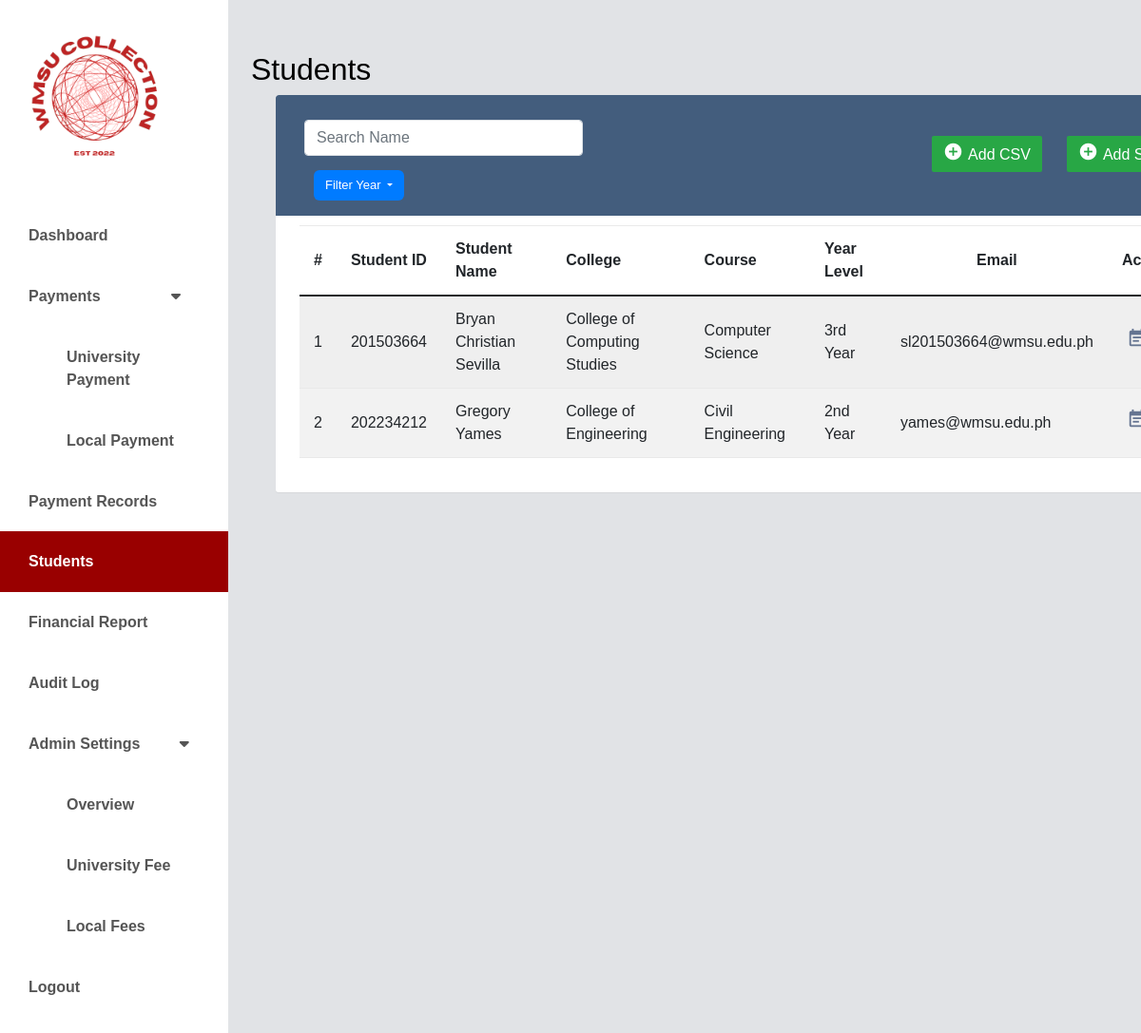
Page /students/teststudent.php (signed in) on the committed database.
### tables this page shows
CREATE TABLE `students` (
  `id` int(11) NOT NULL,
  `first_name` varchar(50) NOT NULL,
  `last_name` varchar(50) NOT NULL,
  `student_email` varchar(50) NOT NULL,
  `year_level` varchar(20) NOT NULL,
  `college_id` int(11) NOT NULL,
  `program_id` int(11) NOT NULL,
  `payment_status` varchar(10) DEFAULT NULL,
  `outstanding_balance` int(11) NOT NULL DEFAULT 0,
  `academic_year_id` int(11) DEFAULT NULL
);

CREATE TABLE `colleges` (
  `id` int(11) NOT NULL,
  `college_name` varchar(50) NOT NULL,
  `college_code` varchar(8) DEFAULT NULL
);

CREATE TABLE `programs` (
  `id` int(11) NOT NULL,
  `program_name` varchar(50) NOT NULL,
  `college_id` int(11) NOT NULL
);

### classes/student.class.php (called while the page is built, shortened)
<?php
require_once 'database.class.php';
class Student {
    protected $db;
    function __construct() {
        $this->db = new Database();
    }
    function showAllDetails() {
        $sql = "SELECT s.id, s.first_name, s.last_name, s.student_email, s.year_level, s.payment_status, s.outstanding_balance, c.college_name, p.program_name
                FROM students s
                JOIN colleges c ON s.college_id = c.id
                JOIN programs p ON s.program_id = p.id";
        $stmt = $this->db->connect()->prepare($sql);
        $stmt->execute();
        return $stmt->fetchAll(PDO::FETCH_ASSOC);
    }
}
?>

### classes/database.class.php (called while the page is built)
<?php
class Database {
    private $host = 'localhost';
    private $username = 'root';
    private $password = '';
    private $database = 'wmsu';
    protected $connection;
    public function connect() {
        try {
            $dsn = "mysql:host=$this->host;dbname=$this->database;charset=utf8mb4";
            $options = [
                PDO::ATTR_ERRMODE => PDO::ERRMODE_EXCEPTION,
                PDO::ATTR_DEFAULT_FETCH_MODE => PDO::FETCH_ASSOC,
                PDO::ATTR_EMULATE_PREPARES => false,
            ];
            $this->connection = new PDO($dsn, $this->username, $this->password, $options);
        } catch (PDOException $e) {
            echo "Connection error: " . $e->getMessage();
            die();
        }
        return $this->connection;
    }
}
?>

### students/teststudent.php (the view, shortened to what this page needs)
<?php
require_once '../classes/student.class.php';
?>
<!doctype html>
<html lang="en" class="no-js">
  <html>
    <head>
    <link href="https://cdn.jsdelivr.net/npm/bootstrap@5.0.0-beta3/dist/css/bootstrap.min.css" rel="stylesheet" />
    <link rel="stylesheet" href="https://cdnjs.cloudflare.com/ajax/libs/font-awesome/5.15.3/css/all.min.css" />
	<link rel="stylesheet" href="https://stackpath.bootstrapcdn.com/bootstrap/4.5.0/css/bootstrap.min.css">
	<link rel="stylesheet" href="https://maxcdn.bootstrapcdn.com/font-awesome/4.7.0/css/font-awesome.min.css">
    <link rel="stylesheet" href="../css/students.css" />
    <link rel="stylesheet" href="../css/dashboard.css" />
    </head>
	<body>
    <div class="d-flex" id="wrapper">
		<div class="bg-white" id="sidebar-wrapper">
            <img src="../images/logo.jpg" width ="200" alt="CCS COLLECTION FEE">
            <div class="list-group list-group-flush my-3">
                <a href="../admin/dashboard-user.php" class="list-group-item list-group-item-action bg-hover first-text fw-bold ">Dashboard</a>
                <button class="list-group-item list-group-item-action bg-hover second-text dropdown-btn fw-bold">Payments</a>
                <i class="fa fa-caret-down" style = "margin-left:70px;"></i>
                </button>
                <div class="dropdown-container">
                  <?php
                  if($_SESSION['role'] == 'officer'){?>
                    <a href="../payment/universitypayment.php" class="list-group-item list-group-item-action bg-hover first-text fw-bold " style="text-decoration:none; padding-left: 70px;">University Payment</a>
                    <?php } ?>
                    <a href="../payment-local/localpayment.php" class="list-group-item list-group-item-action bg-hover first-text fw-bold " style="text-decoration:none; padding-left: 70px;">Local Payment</a>
                </div>
                <a href="../payment-records/payment-records.php" class="list-group-item list-group-item-action bg-hover first-text fw-bold">Payment Records</a>
                <a href="../students/students.php" class="list-group-item list-group-item-action bg-hover first-text fw-bold active">Students</a>
                <a href="../financial-report-user/financial-report-user.php" class="list-group-item list-group-item-action bg-hover first-text fw-bold">Financial Report</a>
                <a href="../audit-log-user/audit-log-user.php" class="list-group-item list-group-item-action bg-hover first-text fw-bold">Audit Log</a>
                <button class="list-group-item list-group-item-action bg-hover second-text dropdown-btn fw-bold">Admin Settings
                <i class="fa fa-caret-down" style="margin-left: 37px;"></i>
                </button>
                <div class="dropdown-container">
                    <a href="../admin-settings-user/admin-settings-user.php" class="list-group-item list-group-item-action bg-hover first-text fw-bold " style="text-decoration:none; padding-left: 70px;">Overview</a>
                    <a href="../user-univ-fee/univer-fee.php" class="list-group-item list-group-item-action bg-hover first-text fw-bold" style="text-decoration:none; padding-left: 70px;">University Fee</a>
                    <a href="../user-local-fee/local-fee.php"class="list-group-item list-group-item-action bg-hover first-text fw-bold"  style="text-decoration:none; padding-left: 70px;">Local Fees</a>
                </div>
                <a href="../public/logout.php" class="list-group-item list-group-item-action bg-hover first-text fw-bold">Logout</a>
            </div>
        </div>
		<div class="table-responsive">
	<div id="page-content-wrapper">
    <nav class="navbar navbar-expand-lg navbar-light bg-active py-4 px-4">
        <div class="d-flex align-items-center">
            <h2 class="fs-2 m-0">Students</h2>
        </div>
    </nav>
	<div class="table-wrapper">
  <div class="table-title">
    <div class="row">
      <div class="col-sm-4">
        <input class="form-control border" type="search" name="search" id="search-input" placeholder="Search Name">
        <button class="btn btn-primary dropdown-toggle" id="sort-by" type="button" data-toggle="dropdown" aria-haspopup="true" aria-expanded="false">Filter Year </button>
      </div>
      <div class="col-sm-8 d-flex justify-content-end">
        <div class="mr-2">
          <a href="#addCSV" class="btn btn-success" id="add-student" data-toggle="modal">
            <i class="material-icons">&#xE147;</i> <span>Add CSV</span>
          </a>
        </div>
        <div class="ml-2">
          <a href="#addStudentModal" class="btn btn-success" id="add-student" data-toggle="modal">
            <i class="material-icons">&#xE147;</i> <span>Add Student</span>
          </a>
        </div>
      </div>
    </div>
  </div>
			<table class="table table-striped table-hover" style="width: 100%;">
				<thead style="text-align: center;">
					<tr>
						<th>#</th>
						<th>Student ID</th>
						<th>Student Name</th>
						<th>College</th>
						<th>Course</th>
						<th>Year Level</th>
						<th style="text-align:center;">Email</th>
            <th>Action</th>
					</tr>
				</thead>
				<tbody style="text-align: center;">
				<?php
					$students = new Student();
					$studentData = $students->showAllDetails();
					$i = 1;
				foreach($studentData as $students) {
        ?>
					<tr>
					<td><?php echo $i; ?></td>
					<td><?php echo $students['id']; ?></td>
						<td><?php echo $students['first_name'], ' ', $students['last_name']; ?></td>
						<td><?php echo $students['college_name']; ?></td>
						<td><?php echo $students['program_name']; ?></td>
						<td><?php echo $students['year_level']; ?></td>
						<td><?php echo $students['student_email']; ?></td>
            <td>  <a href="student-details.php" class="view-schedules">
                    <i class="material-icons" title="View Student Details">event_note</i>
                </a>
        </td>
				</tr>
			<?php $i++; } ?>
					</tbody>
			</table>
		</div>
	</div>
</div>
</div>
</body>
</html>

### css/students.css (style rules this page uses)
:root { --main-bg-color: #009d63; --main-text-color: #009d63; --second-text-color: #bbbec5; --second-bg-color: #c1efde; }
.second-text { color: var(--second-text-color); }
#wrapper { overflow-x: hidden; background-image: linear-gradient( to right, #baf3d7, #c2f5de, #cbf7e4, #d4f8ea, #ddfaef ); }
#sidebar-wrapper { min-height: 100vh; margin-left: -15rem; -webkit-transition: margin 0.25s ease-out; -moz-transition: margin 0.25s ease-out; -o-transition: margin 0.25s ease-out; transition: margin 0.25s ease-out; }
#sidebar-wrapper .list-group { width: 15rem; }
#page-content-wrapper { min-width: 100vw; padding-right: 365px; }
.list-group-item { border: none; background-color: #FFF; color: #555; padding: 20px 30px; }
.list-group-item.active { background-color: #04AA6D; color: white; }
@media (min-width: 768px) { #sidebar-wrapper { margin-left: 0; } }
@media (min-width: 768px) { #page-content-wrapper { min-width: 0; width: 100%; } }
body { color: #566787; background: #f5f5f5; font-family: 'Poppins', sans-serif; height: 100%; font-size: 1rem; }
.fs-2 { font-size:calc(1.325rem + 9.vw)!important; }
.h1, .h3, .h4, .h5, .h6, h1, h2, h3, h4, h5, h6 { margin-top: 0; margin-bottom: 0.5rem; font-weight: 500; line-height: 1.2; color:#000; }
.table-responsive { margin: 30px 0; }
.table-wrapper { background: #fff; padding: 20px 25px; margin-left: 50px; margin-right: -340px; border-radius: 3px; min-width: 1000px; box-shadow: 0 1px 1px rgb(0 0 0 / 5%); overflow: hidden; }
.table-title { padding-bottom: 15px; background: #435d7d; color: #fff; padding: 16px 30px; min-width: 100%; margin: -20px -25px 10px; border-radius: 3px 3px 0 0; }
.table-title .btn { color: #fff; float: right; font-size: 13px; border: none; min-width: 50px; border-radius: 2px; border: none; outline: none !important; margin-left: 10px; }
.table-title .btn i { float: left; font-size: 21px; margin-right: 5px; }
.table-title .btn span { float: left; margin-top: 2px; }
table.table tr th, table.table tr td { border-color: #e9e9e9; padding: 12px 15px; vertical-align: middle; }
table.table tr th:last-child { width: 100px; }
table.table-striped tbody tr:nth-of-type(odd) { background-color: #fcfcfc; }
table.table td:last-child i { opacity: 0.9; font-size: 22px; margin: 0 5px; }
table.table td a { font-weight: bold; color: #566787; display: inline-block; text-decoration: none; outline: none !important; }
table.table td i { font-size: 19px; }
.pb-4 , .px-4 { padding-bottom: 0.5rem!important; }
.fs-2 { font-size: calc(1.325rem + 9.vw)!important; font-weight: 400; }
#sort-by { margin-top: 15px; border-radius: 6px; float: left; }
#search-input { margin-top: 10px; }
.btn:not(:disabled):not(.disabled) { cursor: pointer; margin-top: 27px; }
.table-title .btn span { float: left; margin-top: 2px; font-size: 16px; }

### css/dashboard.css (style rules this page uses)
* { font-family: 'Poppins', sans-serif; }
:root { --main-bg-color: #009d63; --main-text-color: #009d63; --second-text-color: #bbbec5; --second-bg-color: #c1efde; }
.second-text { color: var(--second-text-color); }
#wrapper { overflow-x: hidden; background-image: linear-gradient( to right, #e1e3e6, #e1e3e6, #e1e3e6, #e1e3e6, #e1e3e6 ); }
#sidebar-wrapper { min-height: 100vh; margin-left: -15rem; -webkit-transition: margin 0.25s ease-out; -moz-transition: margin 0.25s ease-out; -o-transition: margin 0.25s ease-out; transition: margin 0.25s ease-out; }
#sidebar-wrapper .list-group { width: 15rem; }
#page-content-wrapper { min-width: 100vw; }
.list-group-item { border: none; background-color: #FFF; color: #555; padding: 20px 30px; }
.list-group-item.active { background-color: #990000; color: white; }
@media (min-width: 768px) { #sidebar-wrapper { margin-left: 0; } }
@media (min-width: 768px) { #page-content-wrapper { min-width: 0; width: 100%; } }
body { margin: 0; padding: 0; background-color: var(--second-bg-color); }
table { border-collapse: collapse; width: 100%; }
th, td { text-align: left; padding: 8px; }
th { background-color: #007bff; }
tr:nth-child(even) { background-color: #f2f2f2; }
td a { color: #007bff;; }

### rows in the picture
students: id "201503664", first_name "Bryan Christian", last_name "Sevilla", college.college_name "College of Computing Studies", program.program_name "Computer Science", year_level "3rd Year", student_email "sl201503664@wmsu.edu.ph"
students: id "202234212", first_name "Gregory", last_name "Yames", college.college_name "College of Engineering", program.program_name "Civil Engineering", year_level "2nd Year", student_email "yames@wmsu.edu.ph"
